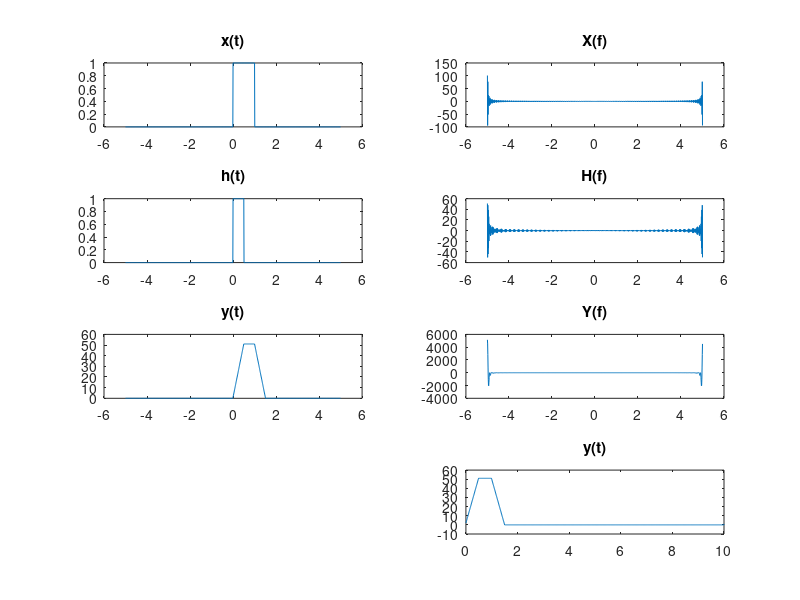

Source code (MATLAB):
t=-5:0.01:5;
x=zeros(size(t));
h=zeros(size(t));
subplot(4,2,1);
x(t>=0&t<=1)=1;
plot(t,x);
title('x(t)')
subplot(4,2,3);
h(t>=0&t<=0.5)=1;
plot(t,h);
title('h(t)')
subplot(4,2,5);
y=conv(h,x,'same');
plot(t,y);
title('y(t)')
subplot(4,2,2);
q=fft(x);
plot(t,q);
title('X(f)')
subplot(4,2,4);
z=fft(h);
plot(t,z);
title('H(f)')
subplot(4,2,6);
w=z.*q;
plot(t,w);
title('Y(f)')
d=ifft(w);
subplot(4,2,8);
plot(t+5,d);
title('y(t)')